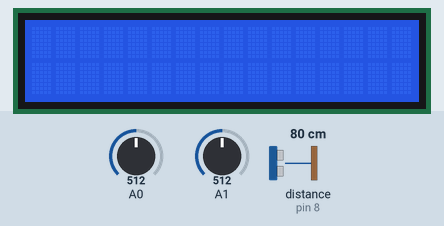
The sketch below on a simulated Arduino Uno, built with avr-gcc and run on an emulated ATmega328P. Shown: 16×2 character LCD. The inputs (shaded band) are chosen by the test bench; at power-on: A0 = 512, A1 = 512, distance to the obstacle (sensor on pin 8) 80 cm. The echo pulse lasts 58.3 µs per cm.

Above: at 1.2 s.
1.3 s: A0 set to 886
2.8 s: A0 set to 911
At 4.0 s:
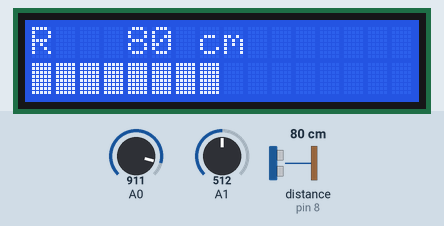
4.5 s: A0 set to 109
6.0 s: A0 set to 95
At 7.1 s:
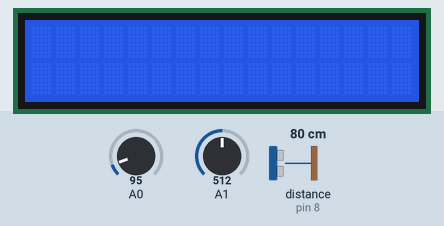
7.6 s: A0 set to 910
At 8.9 s:
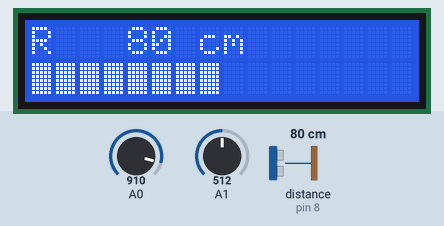
Timing chart, 0 to 10.1 s (numbered marks = the images above; inputs shaded):
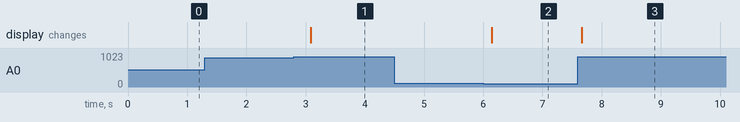

The sketch:

sketch_jan16a.ino
```cpp
//Library by David Mellis, Limor Fried, and Tom Igoe
#include <LiquidCrystal.h>
LiquidCrystal lcd(4, 5, 10, 11, 12, 13);
#define Trig 7
#define Echo 8

int lc_d = 9;
int x = 0;
int y = 1;
void setup()
{
  lcd.begin(16, 2);
  pinMode(Trig, OUTPUT);
  pinMode(Echo, INPUT);
  pinMode(lc_d, OUTPUT);
}
int time = 0;
int CM = 0;
int peredacha = 0;

void loop()
{
  int x = analogRead(0);
  int y = analogRead(1);
  lcd.clear();
  digitalWrite(lc_d, HIGH);
  if(x<100 && y>400 && y<600)  peredacha = 0;
  else if(x>400 && x<600 && y<100) peredacha = 1;
  else if(x>400 && x<600 && y>900) peredacha = 2;
  else if(y>400 && y<600 && x>900) peredacha = 3;

  if(peredacha == 0) digitalWrite(lc_d, LOW);
  if(peredacha == 1){lcd.setCursor(0, 0); lcd.print("2");}
  if(peredacha == 2){lcd.setCursor(0, 0); lcd.print("1");}
  if(peredacha == 3){lcd.setCursor(0, 0); lcd.print("R");

  digitalWrite(Trig, HIGH);
  delayMicroseconds(10);
  digitalWrite(Trig, LOW);

  time = pulseIn(Echo, HIGH);
  CM = time/58;

  if (CM > 100.00) {lcd.setCursor(5, 1); lcd.print("NORMAL");}
  else {
  digitalWrite(lc_d, HIGH);
  lcd.setCursor(4, 0);
  lcd.print(CM); lcd.print(" cm");
  int kolvo = CM/10;
  for(int i = 0; i < kolvo; i++)
  {lcd.setCursor(i, 1);
  lcd.write(B11111111);}
  if(CM<=10){lcd.setCursor(9, 1); lcd.print("!CLOSE!");}

  }}

  delay(500);
}
```

Measured:
- the behaviour switches between 900 and 901 on A0 (found by bisection; images 0 and 1)
- the behaviour switches between 100 and 99 on A0 (found by bisection; images 1 and 2)
- after the input at 1.3 s, every drawn part: stays the same
- after the input at 2.8 s, the display: changes after 0.29 s (image 1)
- after the input at 4.5 s, every drawn part: stays the same
- after the input at 6.0 s, the display: changes after 0.14 s (image 2)
- after the input at 7.6 s, the display: changes after 0.06 s (image 3)
